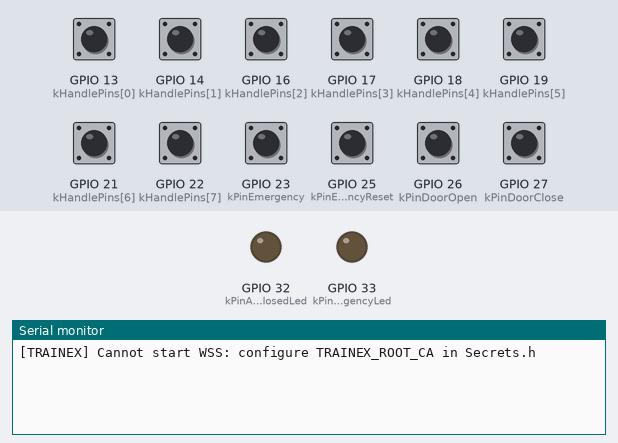
This sketch was run on a simulated ESP32-S2. On the bench: output pins drawn as LEDs (lit = HIGH), the last lines printed to the serial monitor. The test bench sets the inputs (shaded band); at power-on: GPIO 13 (kHandlePins[0]), GPIO 14 (kHandlePins[1]), GPIO 16 (kHandlePins[2]), GPIO 17 (kHandlePins[3]), GPIO 18 (kHandlePins[4]), GPIO 19 (kHandlePins[5]), GPIO 21 (kHandlePins[6]), GPIO 22 (kHandlePins[7]), GPIO 23 (kPinEmergency), GPIO 25 (kPinEmergencyReset), GPIO 26 (kPinDoorOpen), GPIO 27 (kPinDoorClose) HIGH. WiFi joins after 1.5 s; servers stay silent unless stated.

Above: at 1.2 s.
1.3 s: GPIO 13 (kHandlePins[0]) pulled LOW for 0.15 s
At 2.1 s:
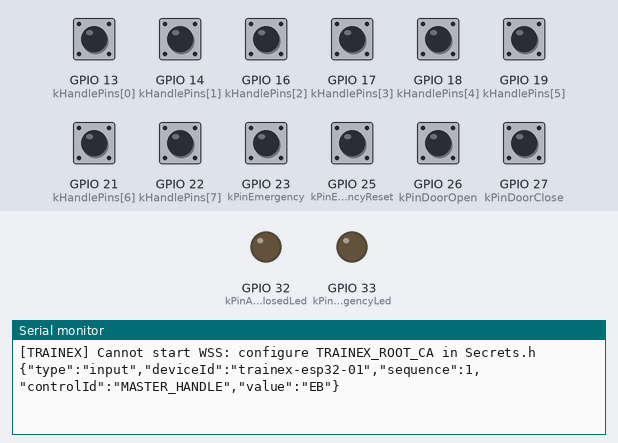
2.9 s: GPIO 14 (kHandlePins[1]) pulled LOW for 0.15 s
At 3.3 s:
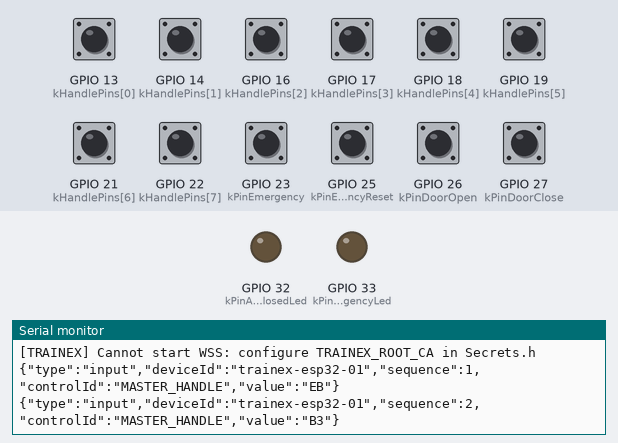
4.5 s: GPIO 18 (kHandlePins[4]) pulled LOW for 0.15 s
At 5.7 s:
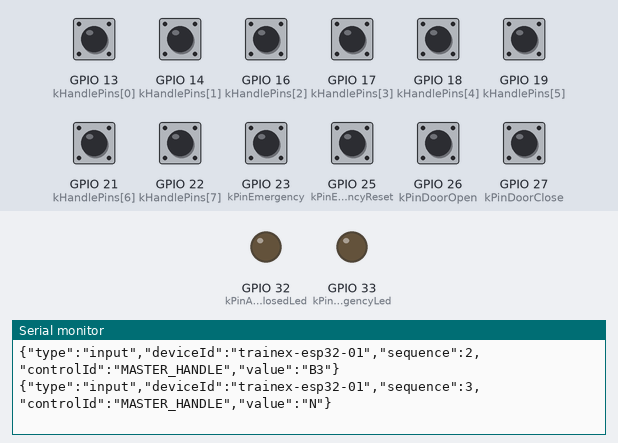
6.1 s: GPIO 19 (kHandlePins[5]) pulled LOW for 0.15 s
At 6.9 s:
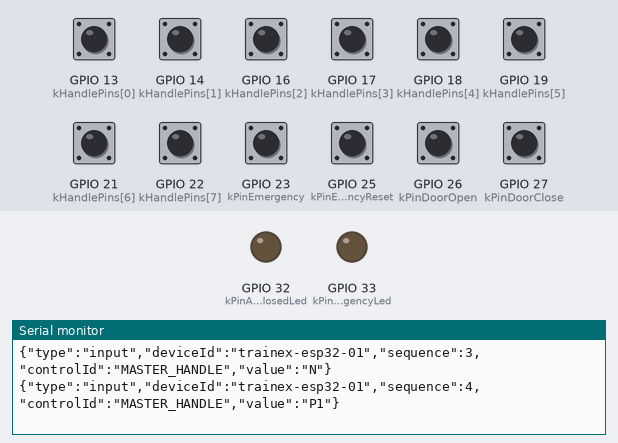
7.7 s: GPIO 23 (kPinEmergency) pulled LOW for 0.15 s
At 8.1 s:
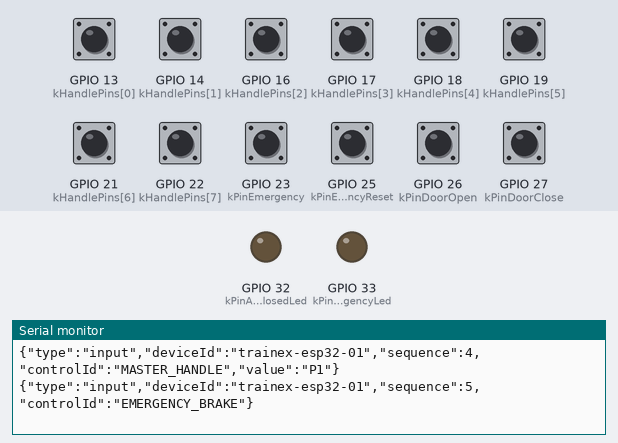
9.3 s: GPIO 25 (kPinEmergencyReset) pulled LOW for 0.15 s
At 10.6 s:
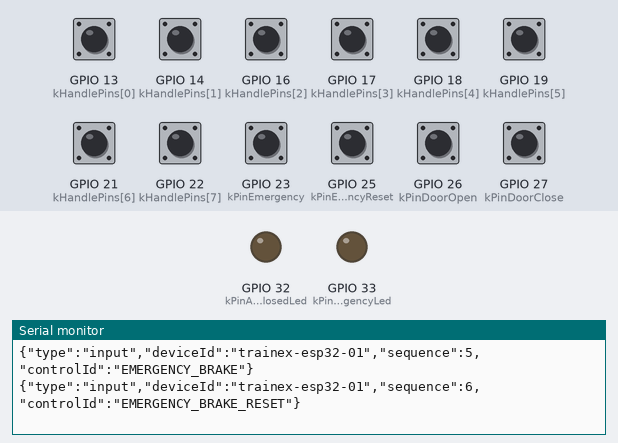

Measured:
- after the input at 1.3 s, the serial monitor: prints a new line at once (image 1)
- after the input at 2.9 s, the serial monitor: prints a new line at once (image 2)
- after the input at 4.5 s, the serial monitor: prints a new line at once (image 3)
- after the input at 6.1 s, the serial monitor: prints a new line at once (image 4)
- after the input at 7.7 s, the serial monitor: prints a new line at once (image 5)
- after the input at 9.3 s, the serial monitor: prints a new line at once (image 6)

The sketch:

TrainexConsole.ino
```cpp
#include <Arduino.h>
#include <ArduinoJson.h>
#include "src/config/HardwarePins.h"
#include "src/config/DeviceConfig.h"
#include "src/config/Secrets.h"
#include "src/inputs/InputManager.h"
#include "src/communication/WiFiManager.h"
#include "src/communication/WebSocketClient.h"
#include "src/communication/SerialTransport.h"
#include "src/protocol/MessageEncoder.h"
#include "src/protocol/MessageDecoder.h"
#include "src/outputs/IndicatorController.h"
#include "src/outputs/DisplayController.h"

TrainexWiFiManager wifi;
TrainexWebSocketClient relay;
TrainexSerialTransport serialLink;
HardwareInputManager inputs(kPinEmergency,kPinEmergencyReset,kPinDoorOpen,kPinDoorClose);
IndicatorController indicators;
DisplayController displayController;
unsigned long sequence=0;

void applyFeedback(const String& payload){
 JsonDocument doc;if(!parseMessage(payload,doc))return;
 if(String(doc["type"]|"")!="state_feedback")return;
 indicators.set(doc["allDoorsClosed"]|false,doc["emergencyBrake"]|false);
 displayController.showSpeed(doc["speed"]|0.0f);
}
void emitControl(const char* control,const char* value){
 sequence++;
 if(kEnableWiFi&&relay.paired())relay.sendInput(encodeInput(relay.sessionId(),sequence,control,value));
 if(kEnableUsbSerial)serialLink.sendInput(encodeInput("",sequence,control,value));
}
void setup(){
 Serial.begin(kSerialBaud);
 inputs.begin();indicators.begin();displayController.begin();
 if(kEnableUsbSerial)serialLink.begin(applyFeedback);
 if(kEnableWiFi){wifi.begin();relay.begin(applyFeedback);}
}
void loop(){
 if(kEnableWiFi){wifi.loop();relay.loop();}
 if(kEnableUsbSerial)serialLink.loop();
 inputs.poll(emitControl);
 delay(2);
}
```

SerialTransport.cpp
```cpp
#include "SerialTransport.h"
void TrainexSerialTransport::begin(void(*onFeedback)(const String&)){feedback_=onFeedback;}
void TrainexSerialTransport::loop(){while(Serial.available()){
 char c=Serial.read();if(c=='\n'){if(feedback_&&pending_.length())feedback_(pending_);pending_="";}
 else if(c!='\r'&&pending_.length()<4096)pending_+=c;
}}
void TrainexSerialTransport::sendInput(const String& payload){Serial.println(payload);}
```

SerialTransport.h
```cpp
#pragma once
#include <Arduino.h>
class TrainexSerialTransport {
 String pending_="";
 void (*feedback_)(const String&)=nullptr;
public:
 void begin(void(*onFeedback)(const String&));
 void loop();
 void sendInput(const String& payload);
};
```

WebSocketClient.cpp
```cpp
#include "WebSocketClient.h"
#include "../config/DeviceConfig.h"
#include "../config/Secrets.h"
#include "../protocol/MessageEncoder.h"
#include "../protocol/MessageDecoder.h"
#include "../diagnostics/Diagnostics.h"
#include <ArduinoJson.h>
void TrainexWebSocketClient::begin(void(*onFeedback)(const String&)){
 feedback_=onFeedback;
 const String ca=TRAINEX_ROOT_CA;
 if(ca.indexOf("PASTE_REAL_CERTIFICATE_HERE")>=0||ca.length()<100){TRAINEX_LOG("Cannot start WSS: configure TRAINEX_ROOT_CA in Secrets.h");return;}
 socket_.beginSSL(kRelayHost,kRelayPort,kRelayPath);
 socket_.setCACert(TRAINEX_ROOT_CA);
 socket_.setReconnectInterval(7000);
 socket_.onEvent([this](WStype_t type,uint8_t* payload,size_t length){
  if(type==WStype_CONNECTED){connected_=true;paired_=false;sessionId_="";socket_.sendTXT(encodeAuth());return;}
  if(type==WStype_DISCONNECTED){connected_=false;paired_=false;sessionId_="";return;}
  if(type!=WStype_TEXT||length>4096)return;
  String raw;raw.reserve(length);for(size_t i=0;i<length;i++)raw+=(char)payload[i];
  JsonDocument doc;if(!parseMessage(raw,doc))return;
  const String kind=doc["type"]|"";
  if(kind=="paired"){paired_=true;sessionId_=doc["sessionId"].as<String>();TRAINEX_LOG("Paired");}
  else if(kind=="unpaired"){paired_=false;sessionId_="";}
  else if(kind=="state_feedback"&&paired_&&doc["sessionId"].as<String>()==sessionId_){if(feedback_)feedback_(raw);}
 });
}
void TrainexWebSocketClient::loop(){socket_.loop();}
void TrainexWebSocketClient::sendInput(const String& payload){if(connected_&&paired_)socket_.sendTXT(payload);}
```

WebSocketClient.h
```cpp
#pragma once
#include <Arduino.h>
#include <WebSocketsClient.h>
class TrainexWebSocketClient {
 WebSocketsClient socket_;
 bool connected_=false,paired_=false;
 String sessionId_="";
 void (*feedback_)(const String&)=nullptr;
public:
 void begin(void(*onFeedback)(const String&));
 void loop();
 void sendInput(const String& payload);
 bool paired() const {return paired_;}
 String sessionId() const{return sessionId_;}
};
```

WiFiManager.cpp
```cpp
#include "WiFiManager.h"
#include "../config/Secrets.h"
#include "../protocol/ProtocolConfig.h"
#include <WiFi.h>
void TrainexWiFiManager::begin(){WiFi.mode(WIFI_STA);WiFi.begin(TRAINEX_WIFI_SSID,TRAINEX_WIFI_PASSWORD);attempted_=millis();}
void TrainexWiFiManager::loop(){if(WiFi.status()!=WL_CONNECTED && millis()-attempted_>=kWiFiReconnectIntervalMs){attempted_=millis();WiFi.disconnect();WiFi.begin(TRAINEX_WIFI_SSID,TRAINEX_WIFI_PASSWORD);}}
bool TrainexWiFiManager::connected() const{return WiFi.status()==WL_CONNECTED;}
```

WiFiManager.h
```cpp
#pragma once
#include <Arduino.h>
class TrainexWiFiManager {
 uint32_t attempted_=0;
public:
 void begin();
 void loop();
 bool connected() const;
};
```

Diagnostics.h
```cpp
#pragma once
#include <Arduino.h>
#define TRAINEX_LOG(msg) Serial.println(String("[TRAINEX] ") + (msg))
```

ButtonReader.cpp
```cpp
#include "ButtonReader.h"
#include "../config/DeviceConfig.h"
void ButtonReader::begin(){pinMode(pin_,INPUT_PULLUP);raw_=digitalRead(pin_)==LOW;stable_=raw_;changed_=millis();}
bool ButtonReader::pressed(uint32_t now){
 const bool raw=digitalRead(pin_)==LOW;
 if(raw!=raw_){raw_=raw;changed_=now;}
 if(raw_!=stable_&&now-changed_>=kDebounceMs){stable_=raw_;return stable_;}
 return false;
}
```

ButtonReader.h
```cpp
#pragma once
#include <Arduino.h>
class ButtonReader {
  uint8_t pin_;bool raw_=false,stable_=false;uint32_t changed_=0;
public:
  explicit ButtonReader(uint8_t pin):pin_(pin){}
  void begin();
  bool pressed(uint32_t now);
};
```

InputManager.cpp
```cpp
#include "InputManager.h"
#include "../config/HardwarePins.h"
HardwareInputManager::HardwareInputManager(uint8_t emergencyPin,uint8_t resetPin,uint8_t openPin,uint8_t closePin)
 :emergency_(emergencyPin),reset_(resetPin),doorOpen_(openPin),doorClose_(closePin){}
void HardwareInputManager::begin(){handle_.begin();emergency_.begin();reset_.begin();doorOpen_.begin();doorClose_.begin();}
void HardwareInputManager::poll(void(*emit)(const char*,const char*)){
 uint32_t now=millis(); const int handle=handle_.poll(now);
 if(handle>=0)emit("MASTER_HANDLE",kHandleValues[handle]);
 if(emergency_.pressed(now))emit("EMERGENCY_BRAKE","");
 if(reset_.pressed(now))emit("EMERGENCY_BRAKE_RESET","");
 if(doorOpen_.pressed(now))emit("DOORS_OPEN","");
 if(doorClose_.pressed(now))emit("DOORS_CLOSE","");
}
```

InputManager.h
```cpp
#pragma once
#include <Arduino.h>
#include "MasterHandleReader.h"
#include "ButtonReader.h"
class HardwareInputManager {
 MasterHandleReader handle_;
 ButtonReader emergency_,reset_,doorOpen_,doorClose_;
public:
 HardwareInputManager(uint8_t emergencyPin,uint8_t resetPin,uint8_t openPin,uint8_t closePin);
 void begin();
 void poll(void(*emit)(const char* control,const char* value));
};
```

MasterHandleReader.cpp
```cpp
#include "MasterHandleReader.h"
#include "../config/HardwarePins.h"
#include "../config/DeviceConfig.h"
void MasterHandleReader::begin(){for(uint8_t pin:kHandlePins)pinMode(pin,INPUT_PULLUP);stable_=-1;pending_=-1;changed_=millis();}
int MasterHandleReader::poll(uint32_t now){
 int found=-1;
 for(int i=0;i<8;i++) if(digitalRead(kHandlePins[i])==LOW){if(found!=-1){found=-1;break;}found=i;}
 // A valid contact on exactly one throw is mandatory; open or multiple contacts are ignored.
 if(found<0)return -1;
 if(found!=pending_){pending_=found;changed_=now;return -1;}
 if(found!=stable_ && now-changed_>=kDebounceMs){stable_=found;return stable_;}
 return -1;
}
```

MasterHandleReader.h
```cpp
#pragma once
#include <Arduino.h>
class MasterHandleReader {
 int stable_=-1,pending_=-1;uint32_t changed_=0;
public:
 void begin();
 int poll(uint32_t now); // returns selected index once changed, otherwise -1
};
```

DisplayController.cpp
```cpp
#include "DisplayController.h"
// Physical LCD/OLED is NOT part of the minimal hardware BOM. Browser displays the speedometer.
void DisplayController::showSpeed(float speed){(void)speed;}
```

DisplayController.h
```cpp
#pragma once
#include <Arduino.h>
class DisplayController { public: void begin(){};void showSpeed(float speed); };
```

IndicatorController.cpp
```cpp
#include "IndicatorController.h"
#include "../config/HardwarePins.h"
void IndicatorController::begin(){pinMode(kPinAllDoorsClosedLed,OUTPUT);pinMode(kPinEmergencyLed,OUTPUT);set(false,false);}
void IndicatorController::set(bool doorsClosed,bool emergency){digitalWrite(kPinAllDoorsClosedLed,doorsClosed?HIGH:LOW);digitalWrite(kPinEmergencyLed,emergency?HIGH:LOW);}
```

IndicatorController.h
```cpp
#pragma once
#include <Arduino.h>
class IndicatorController {
public:
 void begin();
 void set(bool doorsClosed,bool emergency);
};
```

MessageDecoder.h
```cpp
#pragma once
#include <Arduino.h>
#include <ArduinoJson.h>
inline bool parseMessage(const String& raw,JsonDocument& out){
 if(raw.length()>4096)return false;
 return deserializeJson(out,raw)==DeserializationError::Ok;
}
```

MessageEncoder.h
```cpp
#pragma once
#include <Arduino.h>
#include <ArduinoJson.h>
#include "../config/DeviceConfig.h"
inline String encodeInput(const String& sessionId,unsigned long seq,const char* control,const char* value){
 JsonDocument doc;
 doc["type"]="input";doc["deviceId"]=kDeviceId;doc["sequence"]=seq;
 if(sessionId.length())doc["sessionId"]=sessionId;
 doc["controlId"]=control;
 if(value&&strlen(value))doc["value"]=value;
 String text;serializeJson(doc,text);return text;
}
inline String encodeAuth(){
 JsonDocument doc;doc["type"]="auth";doc["role"]="device";doc["deviceId"]=kDeviceId;
 doc["token"]=TRAINEX_DEVICE_TOKEN;
 String text;serializeJson(doc,text);return text;
}
```

DeviceConfig.h
```cpp
#pragma once
#include <Arduino.h>
// Wi-Fi WSS and USB serial are mutually independent transports. Both may be enabled
// for debugging, but use ONE browser source to avoid duplicate physical controls.
static constexpr bool kEnableWiFi=true;
static constexpr bool kEnableUsbSerial=true;
static constexpr uint32_t kSerialBaud=115200;
static constexpr uint32_t kDebounceMs=35;
static constexpr char kDeviceId[]="trainex-esp32-01";
static constexpr char kRelayHost[]="YOUR-RELAY-DOMAIN.example.com";
static constexpr uint16_t kRelayPort=443;
static constexpr char kRelayPath[]="/ws";
```

HardwarePins.h
```cpp
#pragma once
#include <Arduino.h>
// Classic ESP32-WROOM DEVKIT, 3.3 V logic (not ESP32-S2/S3/C3)
static constexpr uint8_t kHandlePins[8]={13,14,16,17,18,19,21,22}; // EB B3 B2 B1 N P1 P2 P3
static constexpr char const* kHandleValues[8]={"EB","B3","B2","B1","N","P1","P2","P3"};
static constexpr uint8_t kPinEmergency=23;
static constexpr uint8_t kPinEmergencyReset=25;
static constexpr uint8_t kPinDoorOpen=26;
static constexpr uint8_t kPinDoorClose=27;
static constexpr uint8_t kPinAllDoorsClosedLed=32;
static constexpr uint8_t kPinEmergencyLed=33;
```

Secrets.example.h
```cpp
#pragma once
// Copy to Secrets.h and fill locally. Secrets.h is git-ignored.
// Never commit Wi-Fi credentials, device token, or the trusted CA certificate.
#define TRAINEX_WIFI_SSID "YOUR_WIFI_SSID"
#define TRAINEX_WIFI_PASSWORD "YOUR_WIFI_PASSWORD"
#define TRAINEX_DEVICE_TOKEN "PASTE_RANDOM_DEVICE_TOKEN_FROM_RELAY_CONFIG"
// PEM-encoded certificate of the CA that signs your relay endpoint's TLS certificate.
// If omitted, the firmware must NOT open a WSS connection.
static const char TRAINEX_ROOT_CA[] = R"PEM(-----BEGIN CERTIFICATE-----
PASTE_REAL_CERTIFICATE_HERE
-----END CERTIFICATE-----)PEM";
```

ProtocolConfig.h
```cpp
#pragma once
static constexpr unsigned long kProtocolVersion=1;
static constexpr unsigned long kWiFiReconnectIntervalMs=7000;
```
